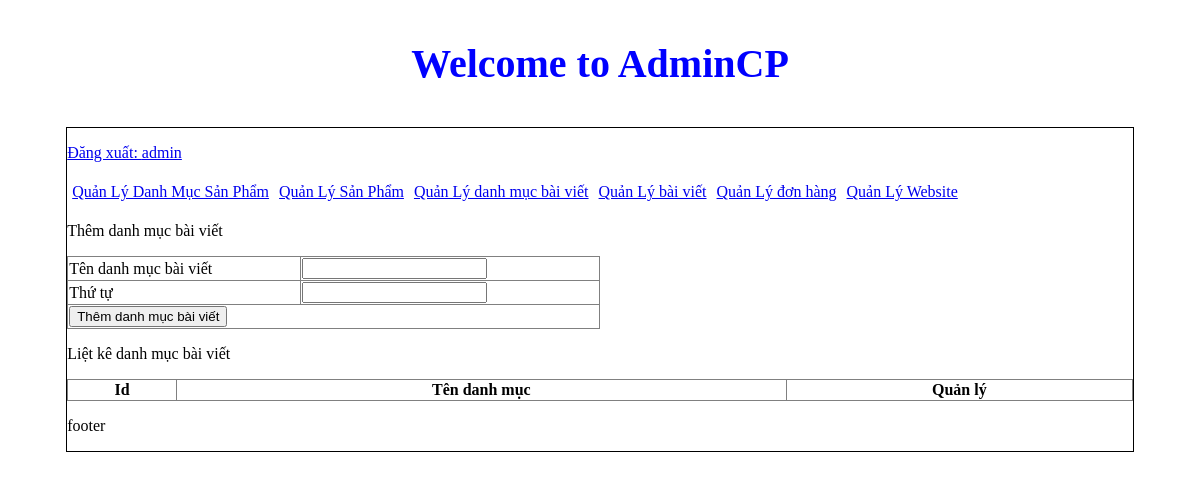
The page /admincp/index.php?action=quanlydanhmucbaiviet&query=them (signed in) on the database as committed earlier.
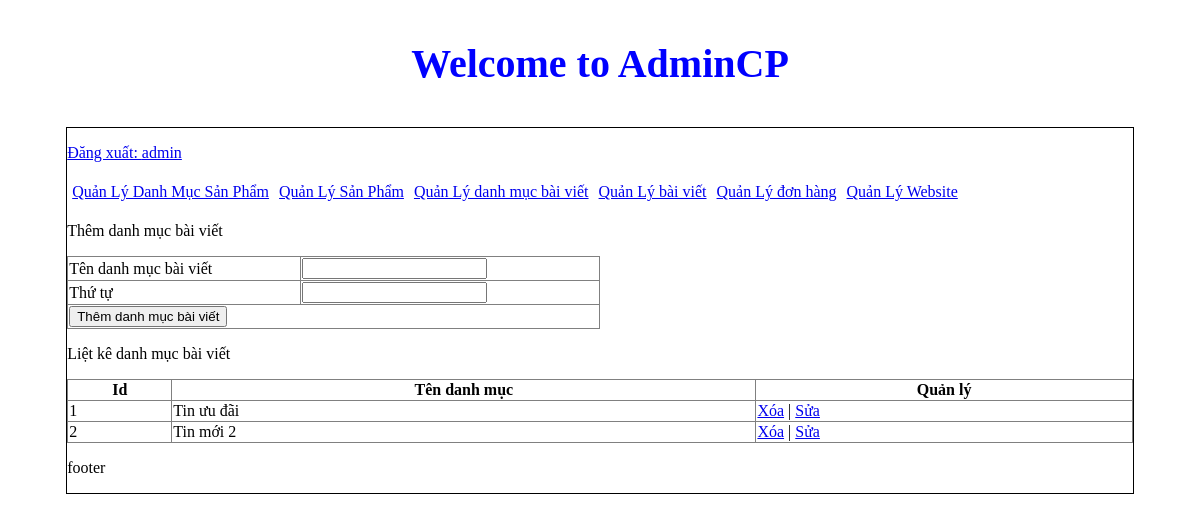
The same page on the database as committed later.
### tables this page shows
CREATE TABLE `tbl_danhmucbaiviet` (
  `id_baiviet` int(11) NOT NULL,
  `tendanhmuc_baiviet` varchar(255) NOT NULL,
  `thutu` int(11) NOT NULL
);

### web/admincp/modules/quanlydanhmucbaiviet/lietke.php (the view)
<?php
  $sql_lietke_danhmubv = "SELECT * FROM tbl_danhmucbaiviet ORDER BY thutu DESC";
  $query_lietke_danhmucbv = mysqli_query($mysqli,$sql_lietke_danhmubv);
 ?>
<p>Liệt kê danh mục bài viết</p>
<table border="1" width="100%" style="border-collapse: collapse;">
  <tr>
    <th>Id</th>
    <th>Tên danh mục</th>
    <th>Quản lý</th>
  </tr>
  <?php
  $i = 0;
  while($row = mysqli_fetch_array($query_lietke_danhmucbv)){
  	$i++;
   ?>
  <tr>
    <td><?php echo $i ?></td>
    <td><?php echo $row['tendanhmuc_baiviet'] ?></td>
    <td>
    	<a href="modules/quanlydanhmucbaiviet/xuly.php?idbaiviet=<?php echo $row['id_baiviet'] ?>">Xóa</a> | <a href="?action=quanlydanhmucbaiviet&query=sua&idbaiviet=<?php echo $row['id_baiviet'] ?>">Sửa</a>
    </td>
  </tr>
<?php
}
?>
</table>

Rows that differ between the two databases and show on the page:
added tbl_danhmucbaiviet: tendanhmuc_baiviet "Tin ưu đãi"
added tbl_danhmucbaiviet: tendanhmuc_baiviet "Tin mới 2"
